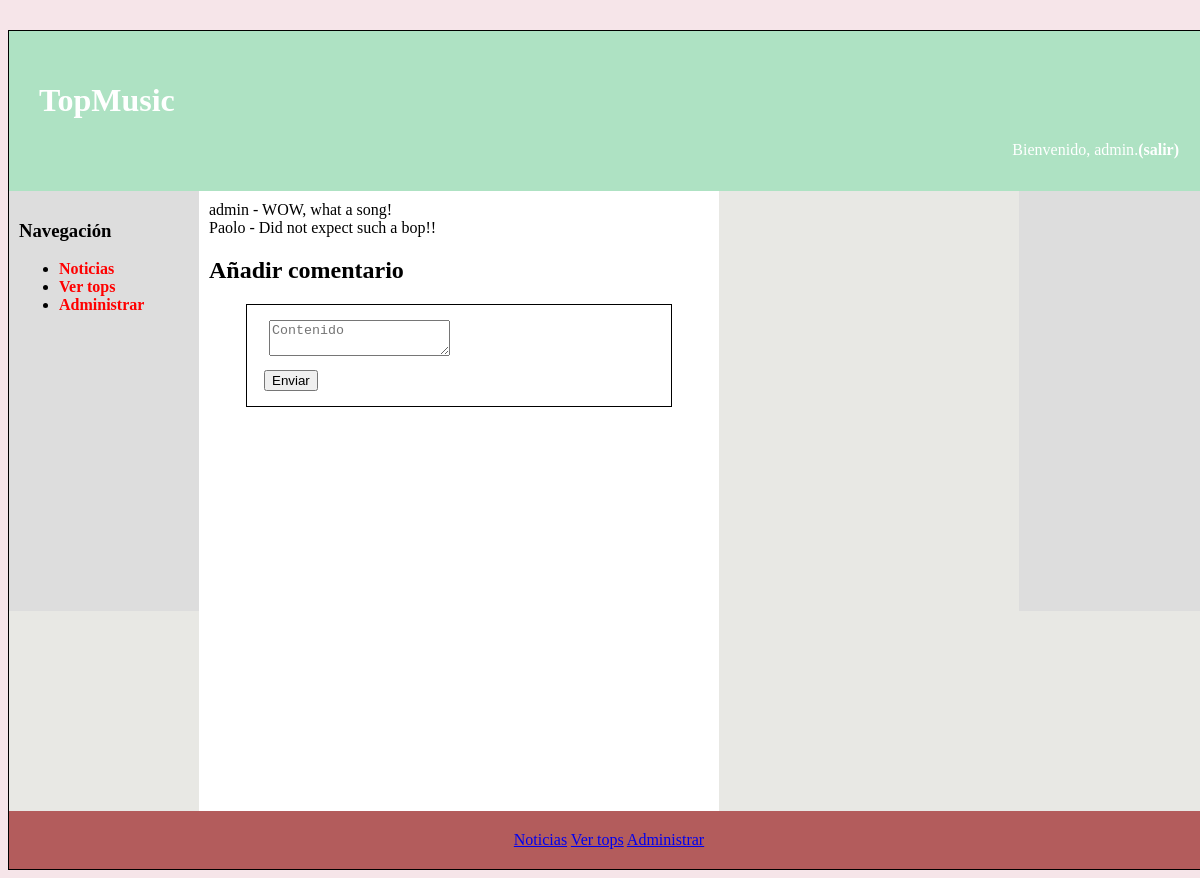
The page /addComment.php?id=2 (signed in) on the database its author committed.
### tables this page shows
CREATE TABLE `comentario` (
  `id` int(11) NOT NULL AUTO_INCREMENT,
  `ID_USUARIO` int(11) NOT NULL,
  `ID_MELODIA` int(11) NOT NULL,
  `COMENTARIO` text NOT NULL,
  PRIMARY KEY(id),
  FOREIGN KEY (ID_USUARIO) REFERENCES usuario(id),
  FOREIGN KEY(ID_MELODIA) REFERENCES melodia(id)
);

CREATE TABLE `usuario` (
  `id` int(11) NOT NULL AUTO_INCREMENT,
  `USERNAME` varchar(100) NOT NULL,
  `PASSWORD` varchar(150) NOT NULL,
  `ROL` enum('usuario','artisto','administrador') NOT NULL,
  PRIMARY KEY(id)
);

### autorizacion.php (called while the page is built, shortened)
<?php
function estaLogado(): bool {
    return isset($_SESSION['login']);
}

### addComment.php (the view, shortened to what this page needs)
<!DOCTYPE html>
<html>
<head>
<link rel="stylesheet" type="text/css" href="estilo.css" />
</head>
<body>
<div id="contenedor">
<?php
	require("cabecera.php");
	require("sidebarIzq.php");
    require("autorizacion.php");
?>
<main>
	<article>
    <?php
		if (estaLogado()===false) {
			echo "<h1>Acceso denegado!</h1>";
			echo "<p>No tienes permisos suficientes para hacer un comentario.</p>";
		} else if(isset($_GET['id'])){
            $i = $_GET['id'];
            $conn= new \mysqli('localhost', 'administrador', 'admin', 'topmusic');
                $query=sprintf("SELECT ID_USUARIO, COMENTARIO FROM COMENTARIO WHERE ID_MELODIA=%d", $i);
                $rs = $conn->query($query);
                while ($fila = mysqli_fetch_assoc($rs)) {
                    $query2=sprintf("SELECT USERNAME FROM usuario WHERE id=%d", $fila['ID_USUARIO']);
                    $rs2 = $conn->query($query2);
                    $fila2 = $rs2->fetch_assoc();
                    echo $fila2['USERNAME'];
                    echo "  -  ";
                    echo $fila['COMENTARIO'];
                    echo "<br>";
                }
	?>
		<h1>Añadir comentario</h1>
		<form action="procesarComment.php" method="POST">
		<fieldset>
			<div class="grupo-control">
            <textarea title="Contenido" class="grupo-control" name="mensaje"
                            placeholder="Contenido" required></textarea>
			</div>
			<div class="grupo-control"><button type="submit" name="addComment">Enviar</button></div>
		</fieldset>
		</form>
        <?php
		}
	?>
	</article>
</main>
<?php
	require("sidebarDer.php");
	require("pie.php");
?>
</div>
</body>
</html>

### estilo.css (style rules this page uses)
body { background-color: #f6e5e9; }
div#contenedor { width: 1200px; margin: auto; border: 1px solid black; background-color: #e8e8e4; margin-top: 30px; }
main { padding: 10px; float: left; min-height: 600px; width: 500px; background-color: white; }
fieldset .grupo-control { margin: 5px; }
fieldset { border: 1px solid black; width: 80%; margin: 0 auto; }

### rows shown on the page
comentario: ID_USUARIO.USERNAME "admin", COMENTARIO "WOW, what a song!"
comentario: ID_USUARIO.USERNAME "Paolo", COMENTARIO "Did not expect such a bop!!"

### other values the page prints
$_SESSION['nombre'] "admin"
